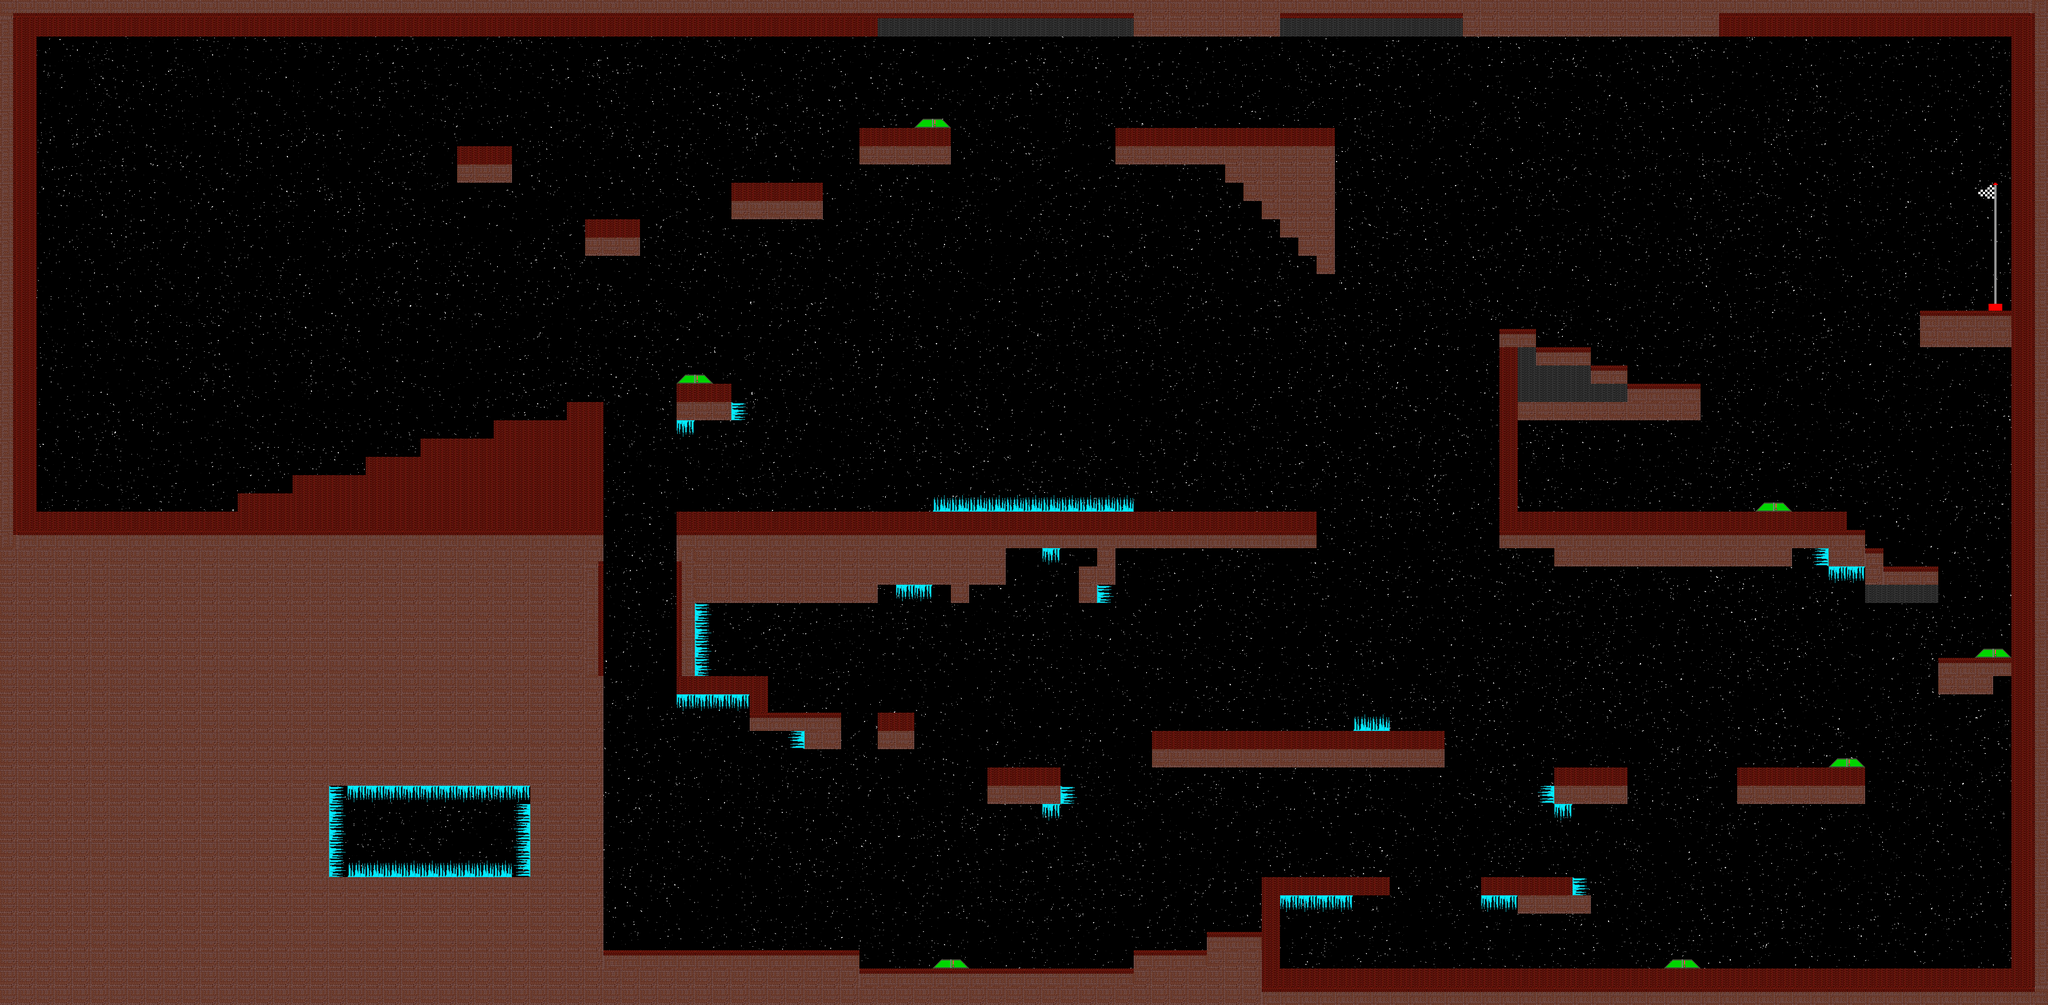

Tiled map render using the project's own tile images. Description and the map definition, with tile-layer contents summarised, below:
An orthogonal 112x55 tile map with 32x32 px tiles, 2 tile layers (Background, Kachelebene 1), 8 tilesets.

<map version="1.0" orientation="orthogonal" width="112" height="55" tilewidth="32" tileheight="32">
 <tileset firstgid="1" name="Eis" tilewidth="32" tileheight="32">
  <image source="../assets/eis.png" trans="ffffff" width="128" height="32" />
  <tile id="0">
   <properties>
    <property name="type" value="IceOb" />
   </properties>
  </tile>
  <tile id="1">
   <properties>
    <property name="type" value="IceRe" />
   </properties>
  </tile>
  <tile id="2">
   <properties>
    <property name="type" value="IceUnt" />
   </properties>
  </tile>
  <tile id="3">
   <properties>
    <property name="type" value="IceLi" />
   </properties>
  </tile>
 </tileset>
 <tileset firstgid="5" name="MarsoberF" tilewidth="32" tileheight="32">
  <image source="../assets/MarsoberF/MarsoberF.png" width="32" height="32" />
  <tile id="0">
   <properties>
    <property name="type" value="marsObfSolid" />
   </properties>
  </tile>
 </tileset>
 <tileset firstgid="6" name="MarsunterF_n" tilewidth="32" tileheight="32">
  <image source="../assets/MarsoberF/MarsunterF_n.png" width="160" height="64" />
  <tile id="0">
   <properties>
    <property name="type" value="marsObSolid" />
   </properties>
  </tile>
  <tile id="1">
   <properties>
    <property name="type" value="marsReSolid" />
   </properties>
  </tile>
  <tile id="2">
   <properties>
    <property name="type" value="marsUntSolid" />
   </properties>
  </tile>
  <tile id="3">
   <properties>
    <property name="type" value="marsLiSolid" />
   </properties>
  </tile>
  <tile id="4">
   <properties>
    <property name="type" value="marsLiUSolid" />
   </properties>
  </tile>
  <tile id="5">
   <properties>
    <property name="type" value="marsLiObSolid" />
   </properties>
  </tile>
  <tile id="6">
   <properties>
    <property name="type" value="marsReObSolid" />
   </properties>
  </tile>
  <tile id="7">
   <properties>
    <property name="type" value="marsReUSolid" />
   </properties>
  </tile>
  <tile id="8">
   <properties>
    <property name="type" value="marsUntfSolid" />
   </properties>
  </tile>
 </tileset>
 <tileset firstgid="16" name="jumpplatform" tilewidth="64" tileheight="16">
  <image source="../assets/jumpplatform.png" trans="ffffff" width="64" height="16" />
  <tile id="0">
   <properties>
    <property name="type" value="platformSpeedy" />
   </properties>
  </tile>
 </tileset>
 <tileset firstgid="17" name="endflag" tilewidth="48" tileheight="229">
  <image source="../assets/endflag.png" width="48" height="229" />
  <tile id="0">
   <properties>
    <property name="type" value="instruction1" />
   </properties>
  </tile>
 </tileset>
 <tileset firstgid="18" name="MarsoberFmag" tilewidth="32" tileheight="32">
  <image source="../assets/MarsoberF/MarsoberFmag.png" width="32" height="32" />
  <tile id="0">
   <properties>
    <property name="type" value="marsMag" />
   </properties>
  </tile>
 </tileset>
 <tileset firstgid="19" name="bonus1" tilewidth="32" tileheight="32">
  <image source="../assets/bonus1.png" width="32" height="32" />
  <tile id="0">
   <properties>
    <property name="type" value="bonusStone" />
   </properties>
  </tile>
 </tileset>
 <tileset firstgid="20" name="stars" tilewidth="3584" tileheight="1760">
  <image source="../assets/stars.png" width="3584" height="1760" />
 </tileset>
 <layer name="Background" width="112" height="55">
  <data>[6160 cells, 6 non-empty, 2 distinct tile ids]</data>
 </layer>
 <layer name="Kachelebene 1" width="112" height="55">
  <data>[6160 cells, 1971 non-empty, 18 distinct tile ids]</data>
 </layer>
</map>
